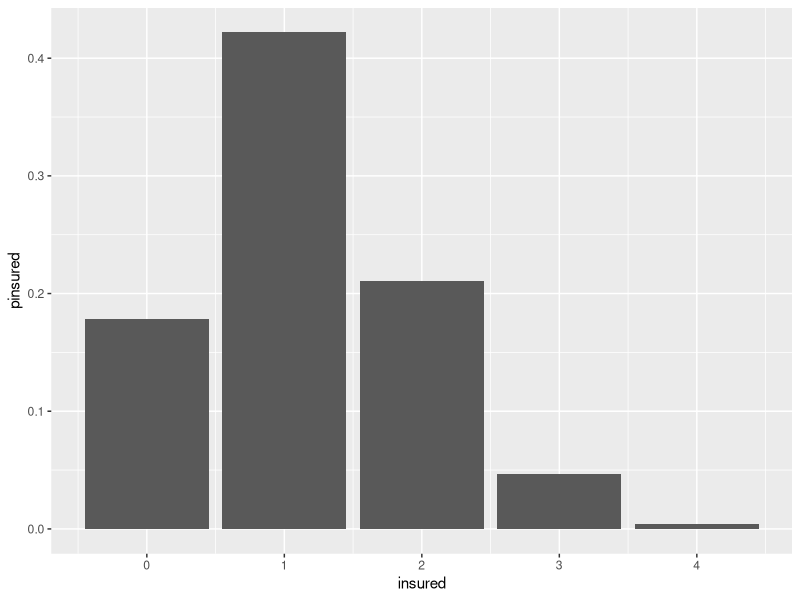
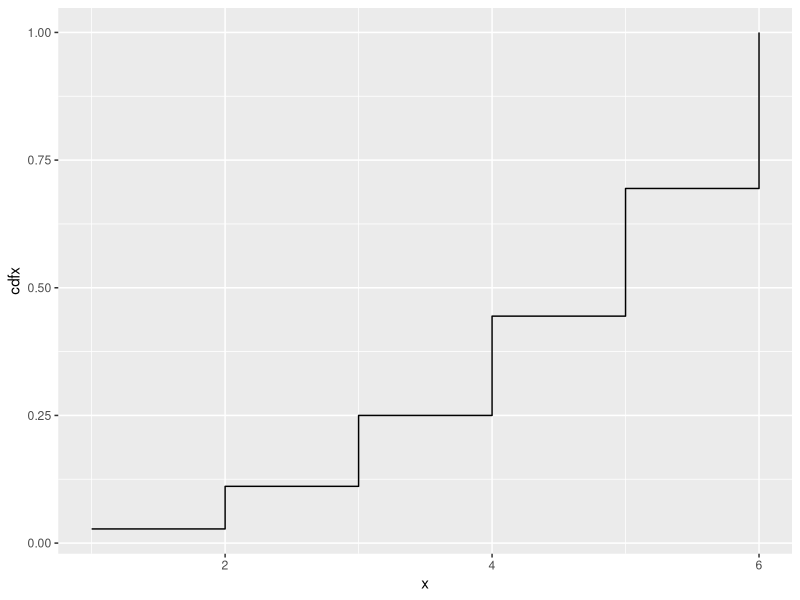

R code for these plots, in order:
## ---- chunk 1
knitr::opts_chunk$set(echo = TRUE)
library(tidyverse)
## ---- chunk 2
#make a dataframe or tibble of values
pmfy <- tibble(y = 45:55,py = c(0.05,0.1,0.12,.14,.25,.17,.06,.05,.03,.02,.01))
## ---- chunk 3
pmfyfilt<- pmfy %>% filter(y <= 50) 
sum(pmfyfilt$py)
## ---- chunk 4
pmfyfilt<- pmfy %>% filter(y >= 51) 
sum(pmfyfilt$py)
## ---- chunk 5
# if you're the first person on the waiting list you need person 50 to drop so 
pmfyfilt<- pmfy %>% filter(y <= 49) 
sum(pmfyfilt$py) #solution to first part
# if you're 3rd you need persons 47-50 to drop
pmfyfilt<- pmfy %>% filter(y <= 47) 
sum(pmfyfilt$py)
## ---- chunk 6
pmfx <- tibble(x = 0:6, px = c(seq(.1,.25,by = .05),.2,.06,.04))
## ---- chunk 7
pmfxfilt <- pmfx %>% filter(x <= 3)
sum(pmfxfilt$px)
## ---- chunk 8
pmfxfilt <- pmfx %>% filter(x < 3)
sum(pmfxfilt$px)
## ---- chunk 9
pmfxfilt <- pmfx %>% filter(x >= 3)
sum(pmfxfilt$px)
## ---- chunk 10
pmfxfilt <- pmfx %>% filter(x >= 2 &x <= 5)
sum(pmfxfilt$px)
## ---- chunk 11
pmfxfilt <- pmfx %>% filter(x >= 2 & x <= 4)
sum(pmfxfilt$px)
## ---- chunk 12
pmfxfilt <- pmfx %>% filter(x >= 0 & x <= 2)
sum(pmfxfilt$px)
## ---- chunk 13
1/sum(1:5) #or 1/15
1/15
## ---- chunk 14
pmfy <- tibble(y = 1:5, py = (1/15)*y)
pmfyfilt <- pmfy %>% filter(y <= 3) 
sum(pmfyfilt$py)
## ---- chunk 15
pmfyfilt <- pmfy %>% filter(y >= 2 & y <= 4) 
sum(pmfyfilt$py)
## ---- chunk 16
newpmfy<- pmfy %>% mutate(py2 = y^2/50)
sum(newpmfy$py2) == 1
## ---- chunk 17
#first is p(0)
.65^4
#next is (think of the possible arrangements with 3 failures)
4*(.75^3*.25)
#next is p(2)(think of possible permutations with 2 failures)
6*(.75^2 * .25^2)
#afterwards, p(3)
4*(.75 *.25^3)
# finally
.25^4
## ---- chunk 18
pinsurance <- tibble(insured = 0:4, pinsured = c(.65^4
,4*(.75^3*.25)
,6*(.75^2 * .25^2)
,4*(.75 *.25^3)
,.25^4)) 
pinsurance %>% 
  ggplot(aes(insured,pinsured))+
  geom_histogram(stat = "identity")
## ---- chunk 19
pinsurance %>% 
  filter(insured >= 2) %>% 
  summarise(pinsurednew = sum(pinsured))
## ---- chunk 20
1/36 #one way to get a max of 1 which is (1,1)
3/36 #3 ways to get a max of 2 (2,1),(1,2),(2,2)
5/36 #5 ways to get a max of 3 (1,3),(2,3)(3,3)(3,2)(3,1)
7/36 #7 ways to get a max of 4 
9/36 #9 ways to get a max of 5
11/36 # 11 ways to get a max of 6
# if you noted the pattern early on, you could just use :
seq(1,11,by = 2)/36
## ---- chunk 21
dice <- tibble(x = 1:6,px = seq(1,11,by = 2)/36,cdfx = cumsum(px))
dice
dice %>% 
  ggplot(aes(x,cdfx))+
  geom_step()
## ---- chunk 22
memoryx <- tibble(x = c(1,2,4,8,16), px = c(.05,.1,.35,.4,.1))
expectedval <- function(x,px){
  sum(x*px)
}
expectedval(memoryx$x,memoryx$px)
## ---- chunk 23
variancex <- function(x,mu,px){
  sum((x-mu)^2*px)
}
variancex(memoryx$x,expectedval(memoryx$x,memoryx$px), memoryx$px)
## ---- chunk 24
sqrt(variancex(memoryx$x,expectedval(memoryx$x,memoryx$px), memoryx$px))
## ---- chunk 25
violations <- tibble(y = 0:3,py = c(.6,.25,.1,.05))
expectedval(violations$y,violations$py)
## ---- chunk 26
100 *expectedval(violations$y^2,violations$py) #don't forget to square the Y
## ---- chunk 27
freezer <- tibble(x = c(13.9,15.9,19.1),px = c(.2,.5,.3))
expectedval(freezer$x,freezer$px) #expected value
expectedval(freezer$x^2,freezer$px) #expected value x^2
variancex(freezer$x, expectedval(freezer$x,freezer$px),freezer$px)#variance
## ---- chunk 28
25*expectedval(freezer$x,freezer$px)-8.5
## ---- chunk 29
25^2 *3.5584
## ---- chunk 30
sum((freezer$x - 0.01*freezer$x^2)*freezer$px)
